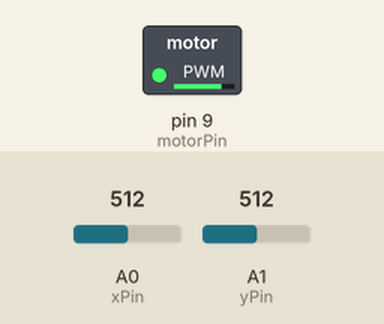
Bench run of a sketch on a simulated Arduino Uno, built with avr-gcc and run on an emulated ATmega328P. On the bench: switched loads named in the sketch (green lamp = pin HIGH). The test bench sets the inputs (shaded band); at power-on: A0 (xPin) = 512, A1 (yPin) = 512.

Above: at 0.1 s.
Timing chart, 0 to 1.6 s (numbered marks = the images above):
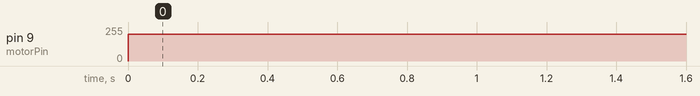

Measured:
- by itself, pin 9 (motorPin): 0/255 → 200/255 at 0.00 s

The sketch:

sketch_apr25a.ino
```cpp
int motorPin = 9;
int xPin = A0;
int yPin = A1;
int xPos = 0;
int yPos = 0;
void setup() {
  pinMode(motorPin, OUTPUT);
  pinMode(xPin, INPUT);
  pinMode(yPin, INPUT);
  Serial.begin(9600);
}

void loop() {
  xPos = analogRead(xPin);
  yPos = analogRead(yPin);
  //Serial.println(xPos);
  int motorSpeed = map(xPos, 0, 657, 0, 255);
  //Serial.println(motorSpeed);
  analogWrite(motorPin, 200);
}
```
